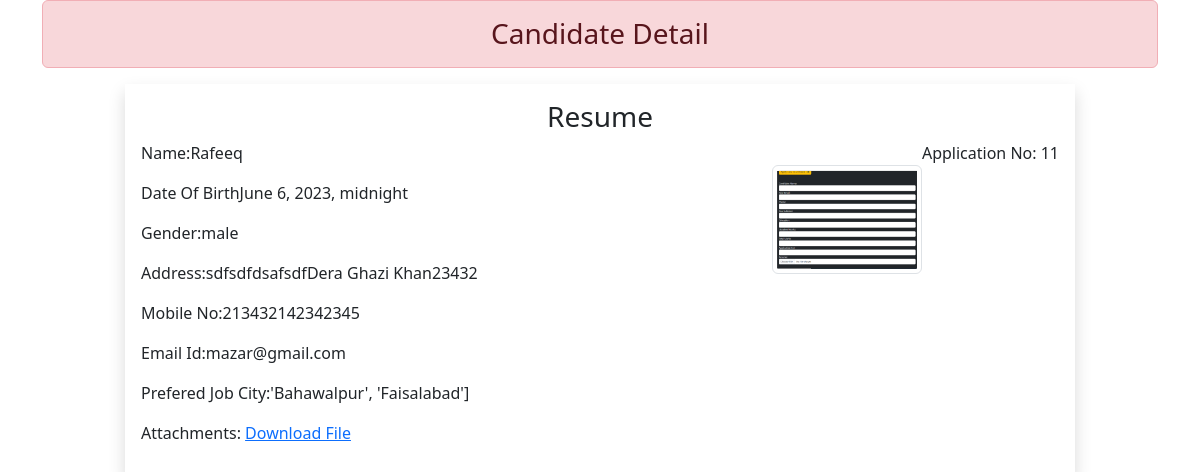
Page /11 on the committed database.
### enroll/models.py (models this page shows)
class Resume(models.Model):
    name=models.CharField(max_length=55)
    dob=models.DateTimeField(auto_now=False,auto_now_add=False)
    gender=models.CharField(max_length=20)
    locality=models.CharField(max_length=50)
    city=models.CharField(max_length=100)
    zip_code=models.PositiveIntegerField()
    state=models.CharField(choices=STATE_CHOICES ,max_length=100)
    mobile=models.PositiveIntegerField()
    email=models.EmailField(max_length=70)
    job_city=models.CharField(max_length=70)
    profile_image=models.ImageField(upload_to='myimage',blank=True)
    my_file=models.FileField(upload_to='doc',blank=True)

### enroll/views.py (the view)
# urls.py: path('<int:pk>',views.CandidateView.as_view(),name='candidate')
class CandidateView(View):
    def get(self,request,pk):
        can=Resume.objects.get(id=pk)
        return render(request,'enroll/candidate.html',{'can':can})

### enroll/templatetags/myfilter.py (called while the page is built)
@register.filter(name='remove_special')
def remove_chars(value,arg):
    for character in arg:
        print(character)
        value=value.replace(character,"")
        return value

### enroll/templates/enroll/candidate.html (shortened to what this page needs)
<!DOCTYPE html>
{% load myfilter %}
<html lang="en">
<head>
    <link href="https://cdn.jsdelivr.net/npm/bootstrap@5.3.0/dist/css/bootstrap.min.css"
    rel="stylesheet"
>
</head>
<body>
    <div class="container">
        <h3 class="text-center alert alert-danger">Candidate Detail</h3>
        <div class="row">
            <div class="col-sm-10 shadow p-3 offset-sm-1">
                <h3 class="text-center">Resume</h3>
                <p class="float-end">Application No: {{can.id}}</p>
                <img src="{{can.profile_image.url}}" alt="" class="image-fluid float-end img-thumbnail mt-4" width='150' height='150'>
                <p>Name:{{can.name}}</p>
                <p>Date Of Birth{{can.dob}}</p>
                <p>Gender:{{can.gender}}</p>
                <p>Address:{{can.locality}}{{can.city}}{{can.state}}{{can.zip_code}}</p>
                <p>Mobile No:{{can.mobile}}</p>
                <p>Email Id:{{can.email}}</p>
                <p>Prefered Job City:{{can.job_city | remove_special:"[]',"}}</p>
                <p> Attachments: <a href="{{can.my_file.urls }}">Download File</a> </p>
            </div>
        </div>
    </div>
</body>
</html>

### rows in the picture
Resume: id "11", profile_image (picture), name "Rafeeq", dob "June 6, 2023, midnight", gender "male", locality "sdfsdf", city "dsafsdf", state "Dera Ghazi Khan", zip_code "23432", mobile "213432142342345", email "mazar@gmail.com", job_city|remove_special "'Bahawalpur', 'Faisalabad']"
